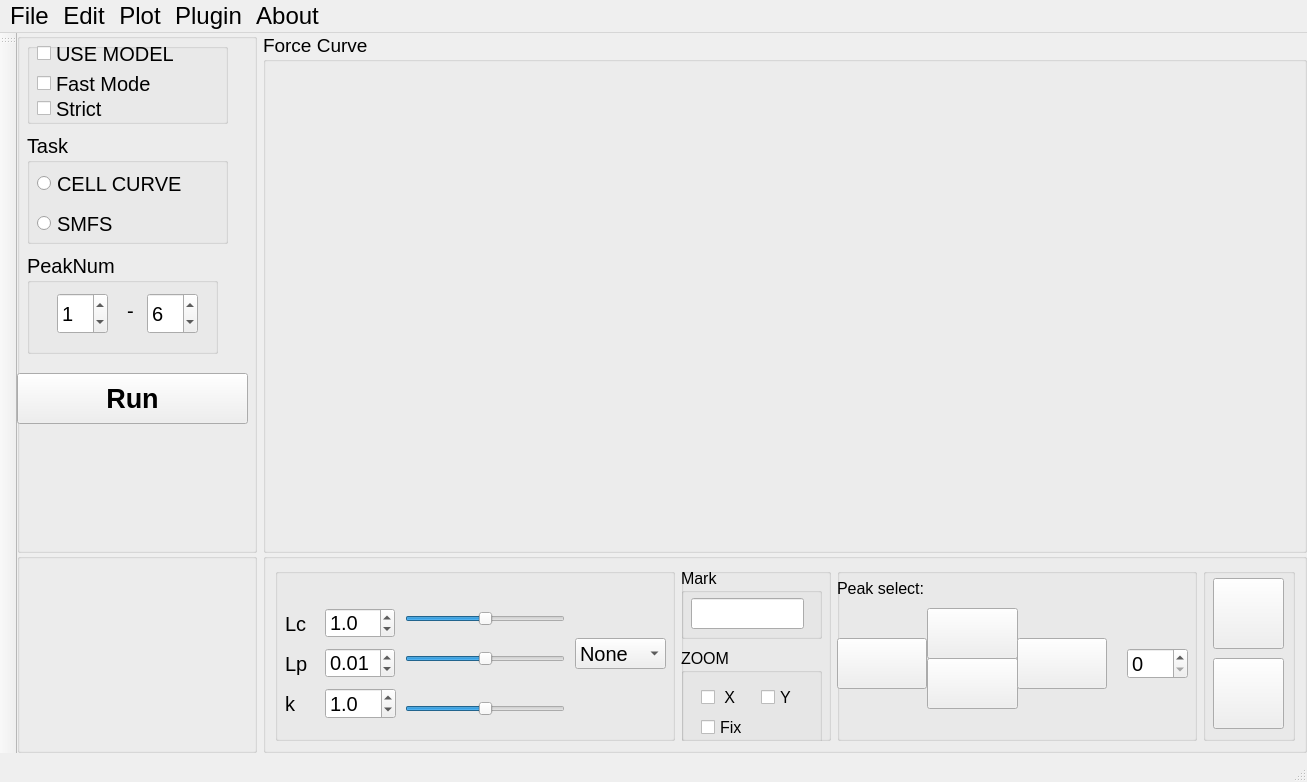
<?xml version="1.0" encoding="UTF-8"?>
<ui version="4.0">
 <class>MainWindow</class>
 <widget class="QMainWindow" name="MainWindow">
  <property name="geometry">
   <rect>
    <x>0</x>
    <y>0</y>
    <width>1307</width>
    <height>782</height>
   </rect>
  </property>
  <property name="font">
   <font>
    <family>Arial</family>
    <pointsize>15</pointsize>
   </font>
  </property>
  <property name="windowTitle">
   <string>DataYee</string>
  </property>
  <property name="windowIcon">
   <iconset>
    <normaloff>../source/DataYee.ico</normaloff>../source/DataYee.ico</iconset>
  </property>
  <property name="dockOptions">
   <set>QMainWindow::AllowNestedDocks|QMainWindow::AllowTabbedDocks|QMainWindow::AnimatedDocks</set>
  </property>
  <widget class="QWidget" name="centralwidget">
   <layout class="QGridLayout" name="gridLayout">
    <property name="leftMargin">
     <number>0</number>
    </property>
    <property name="topMargin">
     <number>0</number>
    </property>
    <property name="rightMargin">
     <number>0</number>
    </property>
    <property name="bottomMargin">
     <number>0</number>
    </property>
    <property name="verticalSpacing">
     <number>0</number>
    </property>
    <item row="1" column="1">
     <widget class="QGroupBox" name="groupBox_11">
      <property name="maximumSize">
       <size>
        <width>16777215</width>
        <height>200</height>
       </size>
      </property>
      <property name="title">
       <string/>
      </property>
      <layout class="QHBoxLayout" name="horizontalLayout">
       <item>
        <widget class="QGroupBox" name="groupBox_6">
         <property name="minimumSize">
          <size>
           <width>400</width>
           <height>0</height>
          </size>
         </property>
         <property name="title">
          <string/>
         </property>
         <widget class="QLabel" name="label_2">
          <property name="geometry">
           <rect>
            <x>10</x>
            <y>40</y>
            <width>41</width>
            <height>31</height>
           </rect>
          </property>
          <property name="text">
           <string>Lc</string>
          </property>
         </widget>
         <widget class="QDoubleSpinBox" name="lcdoubleSpinBox">
          <property name="geometry">
           <rect>
            <x>50</x>
            <y>40</y>
            <width>70</width>
            <height>30</height>
           </rect>
          </property>
          <property name="decimals">
           <number>1</number>
          </property>
          <property name="singleStep">
           <double>0.500000000000000</double>
          </property>
          <property name="value">
           <double>1.000000000000000</double>
          </property>
         </widget>
         <widget class="QSlider" name="lcslide">
          <property name="geometry">
           <rect>
            <x>130</x>
            <y>40</y>
            <width>160</width>
            <height>22</height>
           </rect>
          </property>
          <property name="minimum">
           <number>-50</number>
          </property>
          <property name="maximum">
           <number>50</number>
          </property>
          <property name="value">
           <number>0</number>
          </property>
          <property name="tracking">
           <bool>true</bool>
          </property>
          <property name="orientation">
           <enum>Qt::Horizontal</enum>
          </property>
         </widget>
         <widget class="QLabel" name="label_3">
          <property name="geometry">
           <rect>
            <x>10</x>
            <y>80</y>
            <width>41</width>
            <height>31</height>
           </rect>
          </property>
          <property name="text">
           <string>Lp</string>
          </property>
         </widget>
         <widget class="QLabel" name="label_5">
          <property name="geometry">
           <rect>
            <x>10</x>
            <y>120</y>
            <width>16</width>
            <height>31</height>
           </rect>
          </property>
          <property name="text">
           <string>k</string>
          </property>
         </widget>
         <widget class="QDoubleSpinBox" name="lpdoubleSpinBox">
          <property name="geometry">
           <rect>
            <x>50</x>
            <y>80</y>
            <width>70</width>
            <height>30</height>
           </rect>
          </property>
          <property name="maximum">
           <double>0.100000000000000</double>
          </property>
          <property name="singleStep">
           <double>0.005000000000000</double>
          </property>
          <property name="value">
           <double>0.010000000000000</double>
          </property>
         </widget>
         <widget class="QSlider" name="lpslide">
          <property name="geometry">
           <rect>
            <x>130</x>
            <y>80</y>
            <width>160</width>
            <height>22</height>
           </rect>
          </property>
          <property name="minimum">
           <number>-20</number>
          </property>
          <property name="maximum">
           <number>20</number>
          </property>
          <property name="pageStep">
           <number>10</number>
          </property>
          <property name="value">
           <number>0</number>
          </property>
          <property name="orientation">
           <enum>Qt::Horizontal</enum>
          </property>
         </widget>
         <widget class="QDoubleSpinBox" name="kSpinBox">
          <property name="geometry">
           <rect>
            <x>50</x>
            <y>120</y>
            <width>71</width>
            <height>31</height>
           </rect>
          </property>
          <property name="decimals">
           <number>1</number>
          </property>
          <property name="value">
           <double>1.000000000000000</double>
          </property>
         </widget>
         <widget class="QSlider" name="kSlider">
          <property name="geometry">
           <rect>
            <x>130</x>
            <y>130</y>
            <width>160</width>
            <height>22</height>
           </rect>
          </property>
          <property name="minimum">
           <number>-20</number>
          </property>
          <property name="maximum">
           <number>20</number>
          </property>
          <property name="orientation">
           <enum>Qt::Horizontal</enum>
          </property>
         </widget>
         <widget class="QLabel" name="lclplabel">
          <property name="geometry">
           <rect>
            <x>0</x>
            <y>0</y>
            <width>401</width>
            <height>31</height>
           </rect>
          </property>
          <property name="font">
           <font>
            <pointsize>12</pointsize>
           </font>
          </property>
          <property name="text">
           <string/>
          </property>
         </widget>
         <widget class="QComboBox" name="comboBox">
          <property name="geometry">
           <rect>
            <x>300</x>
            <y>70</y>
            <width>91</width>
            <height>31</height>
           </rect>
          </property>
          <item>
           <property name="text">
            <string>None</string>
           </property>
          </item>
          <item>
           <property name="text">
            <string>Fix lc</string>
           </property>
          </item>
         </widget>
        </widget>
       </item>
       <item>
        <widget class="QGroupBox" name="groupBox_13">
         <property name="minimumSize">
          <size>
           <width>150</width>
           <height>0</height>
          </size>
         </property>
         <property name="maximumSize">
          <size>
           <width>200</width>
           <height>16777215</height>
          </size>
         </property>
         <property name="title">
          <string/>
         </property>
         <widget class="QGroupBox" name="groupBox_4">
          <property name="geometry">
           <rect>
            <x>0</x>
            <y>0</y>
            <width>141</width>
            <height>71</height>
           </rect>
          </property>
          <property name="font">
           <font>
            <pointsize>12</pointsize>
           </font>
          </property>
          <property name="title">
           <string>Mark</string>
          </property>
          <widget class="QLineEdit" name="lineEdit">
           <property name="geometry">
            <rect>
             <x>10</x>
             <y>30</y>
             <width>113</width>
             <height>31</height>
            </rect>
           </property>
          </widget>
         </widget>
         <widget class="QGroupBox" name="groupBox_5">
          <property name="geometry">
           <rect>
            <x>0</x>
            <y>80</y>
            <width>141</width>
            <height>101</height>
           </rect>
          </property>
          <property name="font">
           <font>
            <pointsize>12</pointsize>
           </font>
          </property>
          <property name="title">
           <string>ZOOM</string>
          </property>
          <widget class="QCheckBox" name="zoomx">
           <property name="geometry">
            <rect>
             <x>20</x>
             <y>40</y>
             <width>91</width>
             <height>19</height>
            </rect>
           </property>
           <property name="text">
            <string> X</string>
           </property>
          </widget>
          <widget class="QCheckBox" name="zoomy">
           <property name="geometry">
            <rect>
             <x>80</x>
             <y>40</y>
             <width>91</width>
             <height>19</height>
            </rect>
           </property>
           <property name="text">
            <string>Y</string>
           </property>
          </widget>
          <widget class="QCheckBox" name="zoomfix">
           <property name="geometry">
            <rect>
             <x>20</x>
             <y>70</y>
             <width>91</width>
             <height>19</height>
            </rect>
           </property>
           <property name="font">
            <font>
             <pointsize>12</pointsize>
            </font>
           </property>
           <property name="text">
            <string>Fix</string>
           </property>
          </widget>
         </widget>
        </widget>
       </item>
       <item>
        <widget class="QGroupBox" name="groupBox_7">
         <property name="minimumSize">
          <size>
           <width>360</width>
           <height>0</height>
          </size>
         </property>
         <property name="title">
          <string/>
         </property>
         <widget class="QPushButton" name="leftButton">
          <property name="geometry">
           <rect>
            <x>0</x>
            <y>70</y>
            <width>90</width>
            <height>51</height>
           </rect>
          </property>
          <property name="text">
           <string/>
          </property>
          <property name="icon">
           <iconset>
            <normaloff>../source/left_arrow.ico</normaloff>../source/left_arrow.ico</iconset>
          </property>
          <property name="iconSize">
           <size>
            <width>60</width>
            <height>60</height>
           </size>
          </property>
         </widget>
         <widget class="QPushButton" name="downButton">
          <property name="geometry">
           <rect>
            <x>90</x>
            <y>90</y>
            <width>91</width>
            <height>51</height>
           </rect>
          </property>
          <property name="text">
           <string/>
          </property>
          <property name="icon">
           <iconset>
            <normaloff>../source/down.ico</normaloff>../source/down.ico</iconset>
          </property>
          <property name="iconSize">
           <size>
            <width>60</width>
            <height>60</height>
           </size>
          </property>
         </widget>
         <widget class="QPushButton" name="topButton">
          <property name="geometry">
           <rect>
            <x>90</x>
            <y>40</y>
            <width>91</width>
            <height>51</height>
           </rect>
          </property>
          <property name="text">
           <string/>
          </property>
          <property name="icon">
           <iconset>
            <normaloff>../source/top.ico</normaloff>../source/top.ico</iconset>
          </property>
          <property name="iconSize">
           <size>
            <width>60</width>
            <height>60</height>
           </size>
          </property>
         </widget>
         <widget class="QPushButton" name="rightButton">
          <property name="geometry">
           <rect>
            <x>180</x>
            <y>70</y>
            <width>90</width>
            <height>51</height>
           </rect>
          </property>
          <property name="text">
           <string/>
          </property>
          <property name="icon">
           <iconset>
            <normaloff>../source/right.ico</normaloff>../source/right.ico</iconset>
          </property>
          <property name="iconSize">
           <size>
            <width>60</width>
            <height>60</height>
           </size>
          </property>
         </widget>
         <widget class="QSpinBox" name="spinBox">
          <property name="geometry">
           <rect>
            <x>290</x>
            <y>80</y>
            <width>61</width>
            <height>31</height>
           </rect>
          </property>
          <property name="maximum">
           <number>10000</number>
          </property>
          <property name="singleStep">
           <number>10</number>
          </property>
         </widget>
         <widget class="QLabel" name="label">
          <property name="geometry">
           <rect>
            <x>0</x>
            <y>0</y>
            <width>371</width>
            <height>41</height>
           </rect>
          </property>
          <property name="font">
           <font>
            <pointsize>12</pointsize>
           </font>
          </property>
          <property name="text">
           <string>Peak select:</string>
          </property>
         </widget>
        </widget>
       </item>
       <item>
        <widget class="QGroupBox" name="groupBox_8">
         <property name="title">
          <string/>
         </property>
         <widget class="QPushButton" name="trashButtom">
          <property name="geometry">
           <rect>
            <x>10</x>
            <y>10</y>
            <width>71</width>
            <height>71</height>
           </rect>
          </property>
          <property name="text">
           <string/>
          </property>
          <property name="icon">
           <iconset>
            <normaloff>../source/trash.ico</normaloff>../source/trash.ico</iconset>
          </property>
          <property name="iconSize">
           <size>
            <width>60</width>
            <height>60</height>
           </size>
          </property>
         </widget>
         <widget class="QPushButton" name="pushButton_2">
          <property name="geometry">
           <rect>
            <x>10</x>
            <y>90</y>
            <width>71</width>
            <height>71</height>
           </rect>
          </property>
          <property name="text">
           <string/>
          </property>
          <property name="icon">
           <iconset>
            <normaloff>../source/renew.ico</normaloff>../source/renew.ico</iconset>
          </property>
          <property name="iconSize">
           <size>
            <width>60</width>
            <height>60</height>
           </size>
          </property>
         </widget>
        </widget>
       </item>
      </layout>
     </widget>
    </item>
    <item row="0" column="1">
     <widget class="QGroupBox" name="groupBox">
      <property name="minimumSize">
       <size>
        <width>1030</width>
        <height>480</height>
       </size>
      </property>
      <property name="font">
       <font>
        <pointsize>14</pointsize>
        <underline>false</underline>
       </font>
      </property>
      <property name="title">
       <string>Force Curve</string>
      </property>
     </widget>
    </item>
    <item row="0" column="0">
     <widget class="QGroupBox" name="groupBox_10">
      <property name="minimumSize">
       <size>
        <width>12</width>
        <height>14</height>
       </size>
      </property>
      <property name="maximumSize">
       <size>
        <width>240</width>
        <height>8000</height>
       </size>
      </property>
      <property name="title">
       <string/>
      </property>
      <widget class="QGroupBox" name="groupBox_9">
       <property name="geometry">
        <rect>
         <x>10</x>
         <y>10</y>
         <width>201</width>
         <height>81</height>
        </rect>
       </property>
       <property name="title">
        <string/>
       </property>
       <widget class="QCheckBox" name="usemodel_cb">
        <property name="geometry">
         <rect>
          <x>10</x>
          <y>0</y>
          <width>151</width>
          <height>21</height>
         </rect>
        </property>
        <property name="text">
         <string>USE MODEL</string>
        </property>
        <property name="tristate">
         <bool>false</bool>
        </property>
       </widget>
       <widget class="QCheckBox" name="stickmodel">
        <property name="geometry">
         <rect>
          <x>10</x>
          <y>50</y>
          <width>151</width>
          <height>31</height>
         </rect>
        </property>
        <property name="text">
         <string>Strict</string>
        </property>
       </widget>
       <widget class="QCheckBox" name="fastmode">
        <property name="geometry">
         <rect>
          <x>10</x>
          <y>30</y>
          <width>141</width>
          <height>21</height>
         </rect>
        </property>
        <property name="text">
         <string>Fast Mode</string>
        </property>
       </widget>
      </widget>
      <widget class="QGroupBox" name="groupBox_2">
       <property name="geometry">
        <rect>
         <x>10</x>
         <y>100</y>
         <width>201</width>
         <height>111</height>
        </rect>
       </property>
       <property name="title">
        <string>Task</string>
       </property>
       <widget class="QRadioButton" name="tasktype_cell">
        <property name="geometry">
         <rect>
          <x>10</x>
          <y>30</y>
          <width>201</width>
          <height>41</height>
         </rect>
        </property>
        <property name="text">
         <string>CELL CURVE</string>
        </property>
       </widget>
       <widget class="QRadioButton" name="radioButton_2">
        <property name="geometry">
         <rect>
          <x>10</x>
          <y>70</y>
          <width>161</width>
          <height>41</height>
         </rect>
        </property>
        <property name="text">
         <string>SMFS</string>
        </property>
       </widget>
      </widget>
      <widget class="QGroupBox" name="groupBox_3">
       <property name="geometry">
        <rect>
         <x>10</x>
         <y>220</y>
         <width>191</width>
         <height>101</height>
        </rect>
       </property>
       <property name="title">
        <string>PeakNum</string>
       </property>
       <widget class="QLabel" name="label_4">
        <property name="geometry">
         <rect>
          <x>100</x>
          <y>50</y>
          <width>21</width>
          <height>16</height>
         </rect>
        </property>
        <property name="text">
         <string>-</string>
        </property>
       </widget>
       <widget class="QSpinBox" name="spinBox_3">
        <property name="geometry">
         <rect>
          <x>120</x>
          <y>40</y>
          <width>51</width>
          <height>41</height>
         </rect>
        </property>
        <property name="maximum">
         <number>40</number>
        </property>
        <property name="value">
         <number>6</number>
        </property>
       </widget>
       <widget class="QSpinBox" name="spinBox_2">
        <property name="geometry">
         <rect>
          <x>30</x>
          <y>40</y>
          <width>51</width>
          <height>41</height>
         </rect>
        </property>
        <property name="maximum">
         <number>30</number>
        </property>
        <property name="value">
         <number>1</number>
        </property>
       </widget>
      </widget>
      <widget class="QPushButton" name="pushButton">
       <property name="geometry">
        <rect>
         <x>0</x>
         <y>340</y>
         <width>231</width>
         <height>51</height>
        </rect>
       </property>
       <property name="font">
        <font>
         <pointsize>20</pointsize>
         <weight>75</weight>
         <bold>true</bold>
         <kerning>true</kerning>
        </font>
       </property>
       <property name="styleSheet">
        <string notr="true">QPushButton { color: black;}</string>
       </property>
       <property name="text">
        <string>Run</string>
       </property>
      </widget>
     </widget>
    </item>
    <item row="1" column="0">
     <widget class="QGroupBox" name="groupBox_12">
      <property name="title">
       <string/>
      </property>
     </widget>
    </item>
   </layout>
  </widget>
  <widget class="QStatusBar" name="statusbar"/>
  <widget class="QMenuBar" name="menuBar">
   <property name="geometry">
    <rect>
     <x>0</x>
     <y>0</y>
     <width>1307</width>
     <height>37</height>
    </rect>
   </property>
   <property name="font">
    <font>
     <pointsize>18</pointsize>
    </font>
   </property>
   <widget class="QMenu" name="menu">
    <property name="font">
     <font>
      <family>Arial</family>
      <pointsize>12</pointsize>
     </font>
    </property>
    <property name="title">
     <string>File</string>
    </property>
    <widget class="QMenu" name="menuOpen">
     <property name="font">
      <font>
       <family>Arial</family>
       <pointsize>12</pointsize>
      </font>
     </property>
     <property name="styleSheet">
      <string notr="true"/>
     </property>
     <property name="title">
      <string>Open</string>
     </property>
     <addaction name="separator"/>
     <addaction name="actionForce_Curve"/>
     <addaction name="actionBatch_of_Force_Curve"/>
     <addaction name="actionDataYee_Force"/>
    </widget>
    <widget class="QMenu" name="menuExport">
     <property name="font">
      <font>
       <family>Arial</family>
       <pointsize>12</pointsize>
      </font>
     </property>
     <property name="title">
      <string>Export</string>
     </property>
     <addaction name="actiontxt"/>
     <addaction name="actionexcel"/>
     <addaction name="actionfigure"/>
     <addaction name="actionbatch_of_txt"/>
    </widget>
    <addaction name="menuOpen"/>
    <addaction name="actionSave"/>
    <addaction name="actionSave_as"/>
    <addaction name="menuExport"/>
    <addaction name="separator"/>
    <addaction name="actionExit"/>
   </widget>
   <widget class="QMenu" name="menuAbout">
    <property name="font">
     <font>
      <family>Arial</family>
      <pointsize>12</pointsize>
     </font>
    </property>
    <property name="title">
     <string>About</string>
    </property>
    <addaction name="actionhelp"/>
    <addaction name="actionDataYee"/>
   </widget>
   <widget class="QMenu" name="menuEdit">
    <property name="font">
     <font>
      <family>Arial</family>
      <pointsize>12</pointsize>
     </font>
    </property>
    <property name="title">
     <string>Edit</string>
    </property>
    <widget class="QMenu" name="menuAction">
     <property name="font">
      <font>
       <family>Arial</family>
       <pointsize>12</pointsize>
      </font>
     </property>
     <property name="title">
      <string>Action</string>
     </property>
     <addaction name="actionDelete"/>
     <addaction name="actionBaseline_plus"/>
     <addaction name="actionBaseline_minus"/>
     <addaction name="actionpeakindex_plus"/>
     <addaction name="actionpeakindex_minus"/>
     <addaction name="actioncopy_peak"/>
    </widget>
    <addaction name="actionparameters_setting"/>
    <addaction name="actionmark_base_on_dlc"/>
    <addaction name="menuAction"/>
   </widget>
   <widget class="QMenu" name="menuPlot">
    <property name="font">
     <font>
      <family>Arial</family>
      <pointsize>12</pointsize>
     </font>
    </property>
    <property name="title">
     <string>Plot</string>
    </property>
    <widget class="QMenu" name="menucontour_lenght">
     <property name="geometry">
      <rect>
       <x>789</x>
       <y>471</y>
       <width>140</width>
       <height>94</height>
      </rect>
     </property>
     <property name="font">
      <font>
       <family>Arial</family>
       <pointsize>12</pointsize>
      </font>
     </property>
     <property name="title">
      <string>Contour lenght</string>
     </property>
     <addaction name="actionHistgram"/>
     <addaction name="actionScatter"/>
    </widget>
    <widget class="QMenu" name="menuAdhesion">
     <property name="font">
      <font>
       <family>Arial</family>
       <pointsize>12</pointsize>
      </font>
     </property>
     <property name="title">
      <string>Adhesion</string>
     </property>
     <addaction name="actionMap"/>
     <addaction name="actionHistogram"/>
    </widget>
    <widget class="QMenu" name="menuStatistics">
     <property name="title">
      <string>Statistics</string>
     </property>
     <addaction name="actionHistogram_scatter"/>
    </widget>
    <addaction name="menucontour_lenght"/>
    <addaction name="menuAdhesion"/>
    <addaction name="menuStatistics"/>
   </widget>
   <widget class="QMenu" name="menuPliguin">
    <property name="font">
     <font>
      <family>Arial</family>
      <pointsize>12</pointsize>
     </font>
    </property>
    <property name="title">
     <string>Plugin</string>
    </property>
    <widget class="QMenu" name="menuEnergy_landscape">
     <property name="font">
      <font>
       <family>Arial</family>
       <pointsize>12</pointsize>
       <weight>50</weight>
       <bold>false</bold>
      </font>
     </property>
     <property name="title">
      <string>Energy landscape</string>
     </property>
     <addaction name="actionBell_Evans"/>
     <addaction name="actionFriddle"/>
    </widget>
    <widget class="QMenu" name="menuClustering">
     <property name="title">
      <string>Clustering</string>
     </property>
     <addaction name="actionClustering_by_KMeans"/>
     <addaction name="actionSort_by_similarity"/>
    </widget>
    <addaction name="menuEnergy_landscape"/>
    <addaction name="menuClustering"/>
   </widget>
   <addaction name="menu"/>
   <addaction name="menuEdit"/>
   <addaction name="menuPlot"/>
   <addaction name="menuPliguin"/>
   <addaction name="menuAbout"/>
  </widget>
  <widget class="QToolBar" name="toolBar">
   <property name="windowTitle">
    <string>toolBar</string>
   </property>
   <attribute name="toolBarArea">
    <enum>LeftToolBarArea</enum>
   </attribute>
   <attribute name="toolBarBreak">
    <bool>false</bool>
   </attribute>
  </widget>
  <action name="actionSave">
   <property name="text">
    <string>Save</string>
   </property>
   <property name="font">
    <font>
     <family>Arial</family>
     <pointsize>12</pointsize>
    </font>
   </property>
   <property name="shortcut">
    <string>Ctrl+S</string>
   </property>
  </action>
  <action name="actionForce_Curve">
   <property name="text">
    <string>Force Curve</string>
   </property>
   <property name="font">
    <font>
     <family>Arial</family>
     <pointsize>12</pointsize>
    </font>
   </property>
  </action>
  <action name="actionBatch_of_Force_Curve">
   <property name="checkable">
    <bool>true</bool>
   </property>
   <property name="text">
    <string>Batch of Force Curve</string>
   </property>
   <property name="font">
    <font>
     <family>Arial</family>
     <pointsize>12</pointsize>
    </font>
   </property>
   <property name="shortcut">
    <string>Ctrl+O</string>
   </property>
  </action>
  <action name="actionSave_as">
   <property name="text">
    <string>Save as</string>
   </property>
   <property name="font">
    <font>
     <family>Arial</family>
     <pointsize>12</pointsize>
    </font>
   </property>
  </action>
  <action name="actiontxt">
   <property name="text">
    <string>Txt</string>
   </property>
   <property name="font">
    <font>
     <family>Arial</family>
     <pointsize>12</pointsize>
    </font>
   </property>
  </action>
  <action name="actionexcel">
   <property name="text">
    <string>Excel</string>
   </property>
   <property name="font">
    <font>
     <family>Arial</family>
     <pointsize>12</pointsize>
    </font>
   </property>
  </action>
  <action name="actionCreate_methods">
   <property name="text">
    <string>Methods</string>
   </property>
   <property name="font">
    <font>
     <family>Arial</family>
     <pointsize>12</pointsize>
    </font>
   </property>
  </action>
  <action name="actionUndo">
   <property name="text">
    <string>Undo</string>
   </property>
   <property name="font">
    <font>
     <family>Arial</family>
     <pointsize>12</pointsize>
    </font>
   </property>
  </action>
  <action name="actionExit">
   <property name="text">
    <string>Exit</string>
   </property>
   <property name="font">
    <font>
     <family>Arial</family>
     <pointsize>12</pointsize>
    </font>
   </property>
  </action>
  <action name="actionhelp">
   <property name="text">
    <string>Help</string>
   </property>
   <property name="font">
    <font>
     <family>Arial</family>
     <pointsize>12</pointsize>
    </font>
   </property>
  </action>
  <action name="actionDataYee">
   <property name="text">
    <string>DataYee</string>
   </property>
   <property name="font">
    <font>
     <family>Arial</family>
     <pointsize>12</pointsize>
    </font>
   </property>
  </action>
  <action name="actionDataYee_Force">
   <property name="text">
    <string>DataYee-Force</string>
   </property>
   <property name="font">
    <font>
     <family>Arial</family>
     <pointsize>12</pointsize>
    </font>
   </property>
  </action>
  <action name="actionDelete">
   <property name="text">
    <string>Delete</string>
   </property>
   <property name="font">
    <font>
     <family>Arial</family>
     <pointsize>12</pointsize>
    </font>
   </property>
   <property name="shortcut">
    <string>Del</string>
   </property>
  </action>
  <action name="actionBaseline_plus">
   <property name="text">
    <string>Baseline plus</string>
   </property>
   <property name="font">
    <font>
     <family>Arial</family>
     <pointsize>12</pointsize>
    </font>
   </property>
   <property name="shortcut">
    <string>Ctrl+=</string>
   </property>
  </action>
  <action name="actionBaseline_minus">
   <property name="text">
    <string>Baseline minus</string>
   </property>
   <property name="font">
    <font>
     <family>Arial</family>
     <pointsize>12</pointsize>
    </font>
   </property>
   <property name="shortcut">
    <string>Ctrl+-</string>
   </property>
  </action>
  <action name="actionHistgram">
   <property name="text">
    <string>Histogram</string>
   </property>
   <property name="font">
    <font>
     <family>Arial</family>
     <pointsize>12</pointsize>
    </font>
   </property>
  </action>
  <action name="actionScatter">
   <property name="text">
    <string>Scatter</string>
   </property>
   <property name="font">
    <font>
     <family>Arial</family>
     <pointsize>12</pointsize>
    </font>
   </property>
  </action>
  <action name="actionMap">
   <property name="text">
    <string>Map</string>
   </property>
   <property name="font">
    <font>
     <family>Arial</family>
     <pointsize>12</pointsize>
    </font>
   </property>
  </action>
  <action name="actionHistogram">
   <property name="text">
    <string>Histogram</string>
   </property>
   <property name="font">
    <font>
     <family>Arial</family>
     <pointsize>12</pointsize>
    </font>
   </property>
  </action>
  <action name="actionpeakindex_plus">
   <property name="text">
    <string>Peakindex_plus</string>
   </property>
   <property name="font">
    <font>
     <family>Arial</family>
     <pointsize>12</pointsize>
    </font>
   </property>
   <property name="shortcut">
    <string>+</string>
   </property>
  </action>
  <action name="actionpeakindex_minus">
   <property name="text">
    <string>Peakindex_minus</string>
   </property>
   <property name="font">
    <font>
     <family>Arial</family>
     <pointsize>12</pointsize>
    </font>
   </property>
   <property name="shortcut">
    <string>_</string>
   </property>
  </action>
  <action name="actionfigure">
   <property name="text">
    <string>Figure</string>
   </property>
   <property name="font">
    <font>
     <family>Arial</family>
     <pointsize>12</pointsize>
    </font>
   </property>
  </action>
  <action name="actioncopy_peak">
   <property name="text">
    <string>Copy peak</string>
   </property>
   <property name="font">
    <font>
     <family>Arial</family>
     <pointsize>12</pointsize>
    </font>
   </property>
   <property name="shortcut">
    <string>Ctrl+C</string>
   </property>
  </action>
  <action name="actionparameters_setting">
   <property name="text">
    <string>Parameters setting</string>
   </property>
   <property name="font">
    <font>
     <family>Arial</family>
     <pointsize>12</pointsize>
    </font>
   </property>
   <property name="shortcut">
    <string>Ctrl+P</string>
   </property>
  </action>
  <action name="actionbatch_of_txt">
   <property name="text">
    <string>Batch of txt</string>
   </property>
   <property name="font">
    <font>
     <family>Arial</family>
     <pointsize>12</pointsize>
    </font>
   </property>
  </action>
  <action name="actionmark_base_on_dlc">
   <property name="text">
    <string>Mark base on dlc</string>
   </property>
   <property name="font">
    <font>
     <family>Arial</family>
     <pointsize>12</pointsize>
    </font>
   </property>
  </action>
  <action name="actionBell_Evans">
   <property name="text">
    <string>Bell Evans</string>
   </property>
   <property name="font">
    <font>
     <family>Arial</family>
     <pointsize>12</pointsize>
    </font>
   </property>
  </action>
  <action name="actionFriddle">
   <property name="text">
    <string>Friddle</string>
   </property>
   <property name="font">
    <font>
     <family>Arial</family>
     <pointsize>12</pointsize>
    </font>
   </property>
  </action>
  <action name="actionSort_by_similarity">
   <property name="text">
    <string>Sort by similarity</string>
   </property>
   <property name="font">
    <font>
     <family>Arial</family>
     <pointsize>12</pointsize>
    </font>
   </property>
  </action>
  <action name="actionClustering_by_KMeans">
   <property name="text">
    <string>Clustering by KMeans</string>
   </property>
   <property name="font">
    <font>
     <family>Arial</family>
     <pointsize>12</pointsize>
    </font>
   </property>
  </action>
  <action name="actionHistogram_scatter">
   <property name="text">
    <string>Histogram_scatter</string>
   </property>
  </action>
 </widget>
 <resources/>
 <connections/>
</ui>
